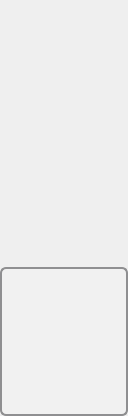
<?xml version="1.0" encoding="UTF-8"?>
<ui version="4.0">
 <class>item_view</class>
 <widget class="QWidget" name="item_view">
  <property name="geometry">
   <rect>
    <x>0</x>
    <y>0</y>
    <width>128</width>
    <height>416</height>
   </rect>
  </property>
  <property name="sizePolicy">
   <sizepolicy hsizetype="Minimum" vsizetype="Minimum">
    <horstretch>0</horstretch>
    <verstretch>0</verstretch>
   </sizepolicy>
  </property>
  <property name="minimumSize">
   <size>
    <width>128</width>
    <height>337</height>
   </size>
  </property>
  <property name="maximumSize">
   <size>
    <width>128</width>
    <height>416</height>
   </size>
  </property>
  <property name="windowTitle">
   <string>Form</string>
  </property>
  <property name="styleSheet">
   <string notr="true">QWidget{
border: 0px;
background-color: none;
background-blend-mode: overlay;
}
QLabel{
border: 0px;
background-color: none;
background-blend-mode: overlay;
}</string>
  </property>
  <layout class="QVBoxLayout" name="verticalLayout">
   <property name="spacing">
    <number>0</number>
   </property>
   <property name="leftMargin">
    <number>0</number>
   </property>
   <property name="topMargin">
    <number>0</number>
   </property>
   <property name="rightMargin">
    <number>0</number>
   </property>
   <property name="bottomMargin">
    <number>0</number>
   </property>
   <item>
    <widget class="QLabel" name="item_img_box">
     <property name="sizePolicy">
      <sizepolicy hsizetype="Maximum" vsizetype="Maximum">
       <horstretch>0</horstretch>
       <verstretch>0</verstretch>
      </sizepolicy>
     </property>
     <property name="minimumSize">
      <size>
       <width>128</width>
       <height>228</height>
      </size>
     </property>
     <property name="maximumSize">
      <size>
       <width>128</width>
       <height>228</height>
      </size>
     </property>
     <property name="styleSheet">
      <string notr="true">QLabel{
background-image: url(:icons/assets/images/item_box.png);
}</string>
     </property>
     <property name="text">
      <string/>
     </property>
     <property name="scaledContents">
      <bool>true</bool>
     </property>
     <property name="alignment">
      <set>Qt::AlignCenter</set>
     </property>
    </widget>
   </item>
   <item>
    <widget class="QLabel" name="crafting_button">
     <property name="maximumSize">
      <size>
       <width>128</width>
       <height>39</height>
      </size>
     </property>
     <property name="focusPolicy">
      <enum>Qt::StrongFocus</enum>
     </property>
     <property name="styleSheet">
      <string notr="true">background-image: url(:/icons/assets/images/craftbtn.png);</string>
     </property>
     <property name="text">
      <string/>
     </property>
     <property name="pixmap">
      <pixmap>assets/images/craftbtn.png</pixmap>
     </property>
     <property name="scaledContents">
      <bool>true</bool>
     </property>
     <property name="alignment">
      <set>Qt::AlignHCenter|Qt::AlignTop</set>
     </property>
    </widget>
   </item>
   <item>
    <widget class="QLabel" name="item_dps_box">
     <property name="sizePolicy">
      <sizepolicy hsizetype="MinimumExpanding" vsizetype="Minimum">
       <horstretch>0</horstretch>
       <verstretch>0</verstretch>
      </sizepolicy>
     </property>
     <property name="styleSheet">
      <string notr="true">QLabel {
    border: 2px solid #8f8f91;
    border-radius: 6px;
    background-color: hsla(100, 100%, 100%, 0.1);
}</string>
     </property>
     <property name="frameShape">
      <enum>QFrame::Box</enum>
     </property>
     <property name="frameShadow">
      <enum>QFrame::Sunken</enum>
     </property>
     <property name="text">
      <string/>
     </property>
     <property name="alignment">
      <set>Qt::AlignHCenter|Qt::AlignTop</set>
     </property>
     <property name="margin">
      <number>0</number>
     </property>
    </widget>
   </item>
  </layout>
 </widget>
 <resources>
  <include location="resources.qrc"/>
 </resources>
 <connections/>
</ui>
